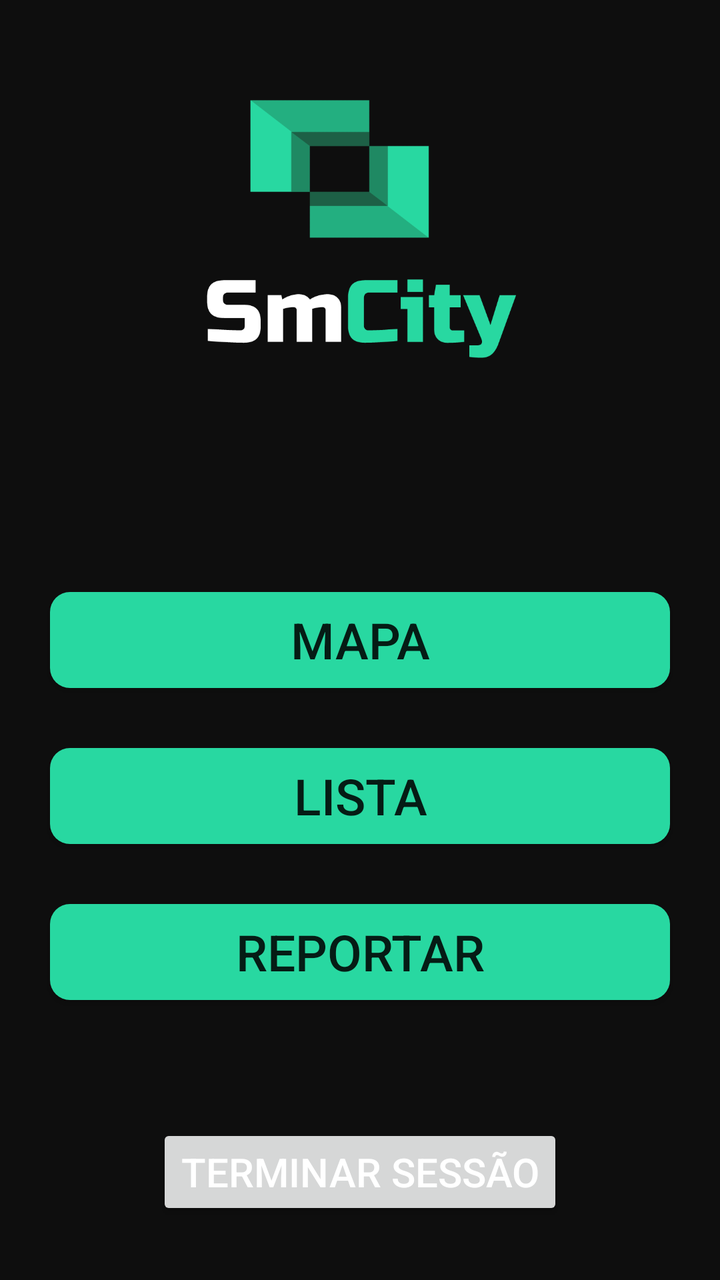
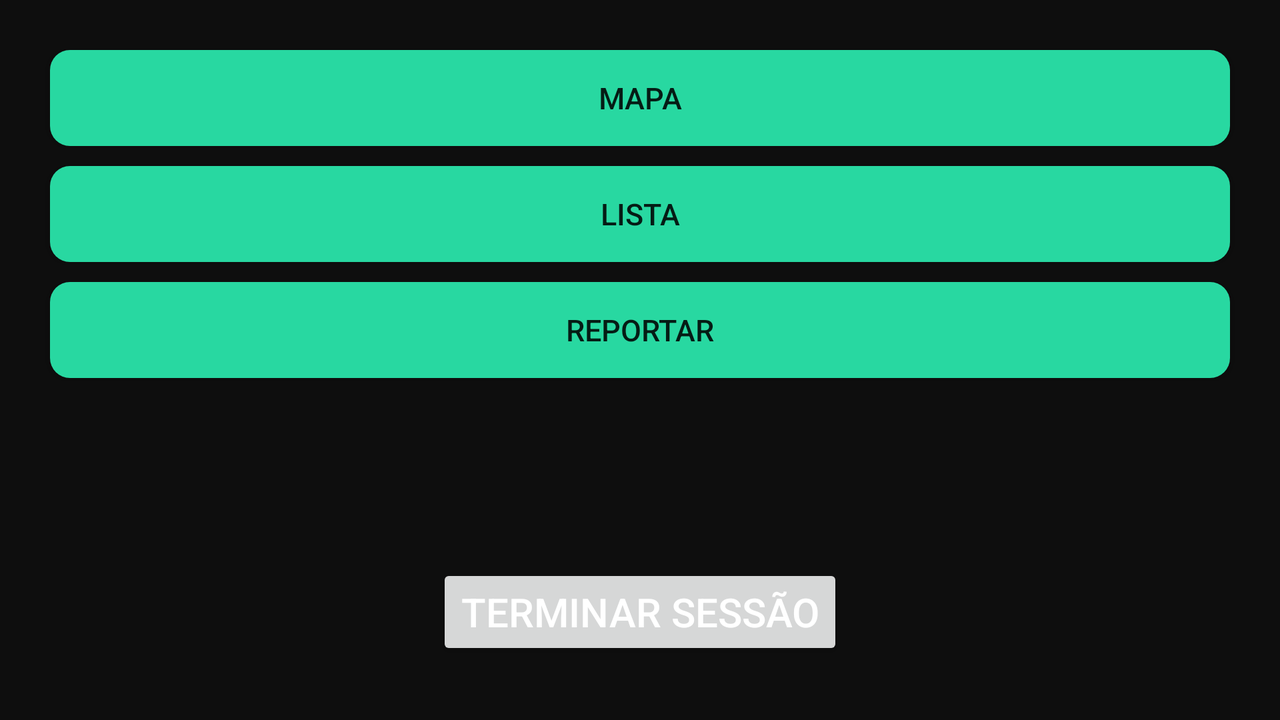

An Android layout and its configuration variant, each rendered on a device that would load it. The default file and the variant file are quoted in full after the pictures.
<!-- AndroidManifest.xml: application theme Theme.Smcity -->
<!-- res/layout/menu.xml -->
<?xml version="1.0" encoding="utf-8"?>
<RelativeLayout xmlns:android="http://schemas.android.com/apk/res/android"
    xmlns:app="http://schemas.android.com/apk/res-auto"
    android:layout_width="match_parent"
    android:layout_height="match_parent"
    android:background="@color/background">

    <ImageView
        android:id="@+id/logo"
        android:layout_width="wrap_content"
        android:layout_height="400px"
        android:layout_marginTop="150px"
        android:layout_gravity="center"
        android:layout_alignParentTop="true"
        android:src="@drawable/smcity_logo" />


    <Button
        android:id="@+id/mapa"
        android:layout_width="match_parent"
        android:layout_height="wrap_content"
        android:layout_centerInParent="true"
        android:layout_marginLeft="25dp"
        android:layout_marginRight="25dp"
        android:background="@drawable/roundcorner"
        android:padding="5dp"
        android:text="@string/mapa"
        android:textSize="25sp"
        app:backgroundTint="@android:color/transparent"
        app:backgroundTintMode="screen" />

    <Button
        android:id="@+id/lista"
        android:layout_width="match_parent"
        android:layout_height="wrap_content"
        android:layout_below="@+id/mapa"
        android:layout_centerInParent="true"
        android:layout_marginTop="30dp"
        android:layout_marginLeft="25dp"
        android:layout_marginRight="25dp"
        android:background="@drawable/roundcorner"
        android:padding="5dp"
        android:text="@string/lista"
        android:textSize="25sp"
        app:backgroundTint="@android:color/transparent"
        app:backgroundTintMode="screen" />

    <Button
        android:id="@+id/reportar"
        android:layout_width="match_parent"
        android:layout_height="wrap_content"
        android:layout_below="@+id/lista"
        android:layout_centerInParent="true"
        android:layout_marginTop="30dp"
        android:layout_marginLeft="25dp"
        android:layout_marginRight="25dp"
        android:background="@drawable/roundcorner"
        android:padding="5dp"
        android:text="@string/reportar"
        android:textSize="25sp"
        app:backgroundTint="@android:color/transparent"
        app:backgroundTintMode="screen" />

    <Button
        android:id="@+id/logout"
        android:layout_width="wrap_content"
        android:layout_height="wrap_content"
        android:layout_marginBottom="30dp"
        android:layout_alignParentBottom="true"
        android:layout_centerInParent="true"
        android:text="@string/logout"
        android:textColor="@color/white"
        android:clickable="true"
        android:textSize="20dp"
        android:visibility="visible"/>


</RelativeLayout>
<!-- resources referenced by this layout -->
<resources>
  <color name="background">#0E0E0E</color>
  <color name="white">#FFFFFFFF</color>
  <!-- drawable roundcorner (drawable-v24) -->
  <?xml version="1.0" encoding="utf-8"?>
  <shape xmlns:android="http://schemas.android.com/apk/res/android">
      <solid android:color="#28D8A1" />
      <corners android:radius="30px" />
  </shape>
  <!-- drawable smcity_logo: png bitmap (drawable-v24, 9178 bytes) -->
  <string name="lista" translatable="false">Lista</string>
  <string name="logout" translatable="false">Terminar Sessão</string>
  <string name="mapa" translatable="false">Mapa</string>
  <string name="reportar" translatable="false">Reportar</string>
  <style name="Theme.Smcity" parent="Theme.MaterialComponents.DayNight.DarkActionBar">
          
          <item name="colorPrimary">@color/purple_500</item>
          <item name="colorPrimaryVariant">@color/purple_700</item>
          <item name="colorOnPrimary">@color/white</item>
          
          <item name="colorSecondary">@color/teal_200</item>
          <item name="colorSecondaryVariant">@color/teal_700</item>
          <item name="colorOnSecondary">@color/black</item>
          
          <item name="android:statusBarColor" tools:targetApi="l">?attr/colorPrimaryVariant</item>
          
      </style>
  <color name="purple_500">#0E0E0E</color>
  <color name="purple_700">#FF3700B3</color>
  <color name="teal_200">#FF03DAC5</color>
  <color name="teal_700">#FF018786</color>
  <color name="black">#FF000000</color>
</resources>
<!-- res/layout-land/menu.xml (the author's variant of the layout above) -->
<!-- drawn on the phone turned sideways -->
<?xml version="1.0" encoding="utf-8"?>
<RelativeLayout xmlns:android="http://schemas.android.com/apk/res/android"
    xmlns:app="http://schemas.android.com/apk/res-auto"
    android:layout_width="match_parent"
    android:layout_height="match_parent"
    android:background="@color/background">

    <Button
        android:id="@+id/mapa"
        android:layout_alignParentTop="true"
        android:layout_marginTop="25dp"

        android:layout_width="match_parent"
        android:layout_height="wrap_content"
        android:layout_centerInParent="true"
        android:layout_marginLeft="25dp"
        android:layout_marginRight="25dp"
        android:background="@drawable/roundcorner"
        android:padding="5dp"
        android:text="@string/mapa"
        android:textSize="15sp"
        app:backgroundTint="@android:color/transparent"
        app:backgroundTintMode="screen" />

    <Button
        android:id="@+id/lista"
        android:layout_width="match_parent"
        android:layout_height="wrap_content"
        android:layout_below="@+id/mapa"
        android:layout_centerInParent="true"
        android:layout_marginTop="10dp"
        android:layout_marginLeft="25dp"
        android:layout_marginRight="25dp"
        android:background="@drawable/roundcorner"
        android:padding="5dp"
        android:text="@string/lista"
        android:textSize="15sp"
        app:backgroundTint="@android:color/transparent"
        app:backgroundTintMode="screen" />

    <Button
        android:id="@+id/reportar"
        android:layout_width="match_parent"
        android:layout_height="wrap_content"
        android:layout_below="@+id/lista"
        android:layout_centerInParent="true"
        android:layout_marginTop="10dp"
        android:layout_marginLeft="25dp"
        android:layout_marginRight="25dp"
        android:background="@drawable/roundcorner"
        android:padding="5dp"
        android:text="@string/reportar"
        android:textSize="15sp"
        app:backgroundTint="@android:color/transparent"
        app:backgroundTintMode="screen" />

    <Button
        android:id="@+id/logout"
        android:layout_width="wrap_content"
        android:layout_height="wrap_content"
        android:layout_marginBottom="30dp"
        android:layout_alignParentBottom="true"
        android:layout_centerInParent="true"
        android:text="@string/logout"
        android:textColor="@color/white"
        android:clickable="true"
        android:textSize="20dp"
        android:visibility="visible"/>


</RelativeLayout>
<!-- resources referenced by the variant -->
<!-- as the phone turned sideways resolves them -->
<resources>
  <color name="background">#0E0E0E</color>
  <color name="white">#FFFFFFFF</color>
  <!-- drawable roundcorner (drawable-v24) -->
  <?xml version="1.0" encoding="utf-8"?>
  <shape xmlns:android="http://schemas.android.com/apk/res/android">
      <solid android:color="#28D8A1" />
      <corners android:radius="30px" />
  </shape>
  <string name="lista" translatable="false">Lista</string>
  <string name="logout" translatable="false">Terminar Sessão</string>
  <string name="mapa" translatable="false">Mapa</string>
  <string name="reportar" translatable="false">Reportar</string>
  <style name="Theme.Smcity" parent="Theme.MaterialComponents.DayNight.DarkActionBar">
          
          <item name="colorPrimary">@color/purple_500</item>
          <item name="colorPrimaryVariant">@color/purple_700</item>
          <item name="colorOnPrimary">@color/white</item>
          
          <item name="colorSecondary">@color/teal_200</item>
          <item name="colorSecondaryVariant">@color/teal_700</item>
          <item name="colorOnSecondary">@color/black</item>
          
          <item name="android:statusBarColor" tools:targetApi="l">?attr/colorPrimaryVariant</item>
          
      </style>
  <color name="purple_500">#0E0E0E</color>
  <color name="purple_700">#FF3700B3</color>
  <color name="teal_200">#FF03DAC5</color>
  <color name="teal_700">#FF018786</color>
  <color name="black">#FF000000</color>
</resources>
